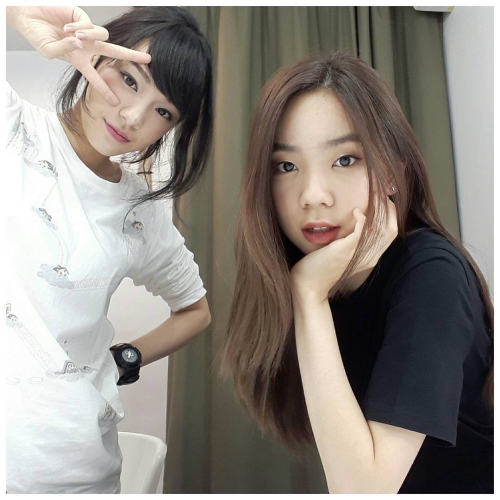
#> input picture imJPG.JPG, 1000 x 1000 px, found by its file name (shown at 1/2 size)
$ python equalization_JPG.py
#> lines starting #> are read from the running program, lines starting #| are printed output that depends on the picture
import cv2
import numpy as np
from matplotlib import pyplot as plt
import scipy.stats as ss

img = cv2.imread('imJPG.jpg',0)
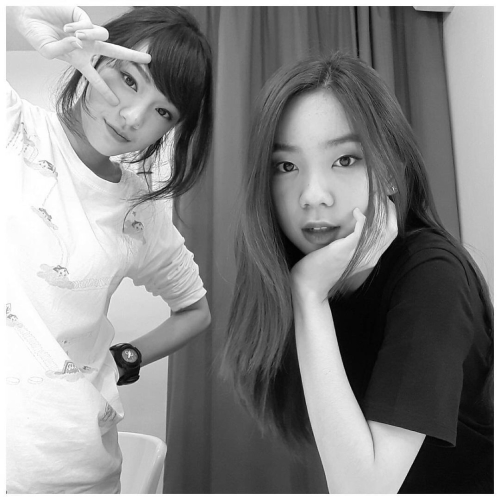
#> img: shape (1000, 1000) (shown at 1/2 size); min 0, max 255, mean 137.9

#BEFORE
his1 = cv2.calcHist([img],[0],None,[256],[0,256])
#> his1 = 256 values, max 36788 at index 255, min 42 at index 0, mean 3906.2
cummu1 = np.cumsum(his1)
#> cummu1 = 256 values from 42 to 1000000
plt.subplot(231), plt.imshow(img,'gray'),plt.title("BEFORE")
plt.subplot(232), plt.plot(his1)
plt.subplot(233), plt.plot(cummu1)

#AFTER
equ = cv2.equalizeHist(img)
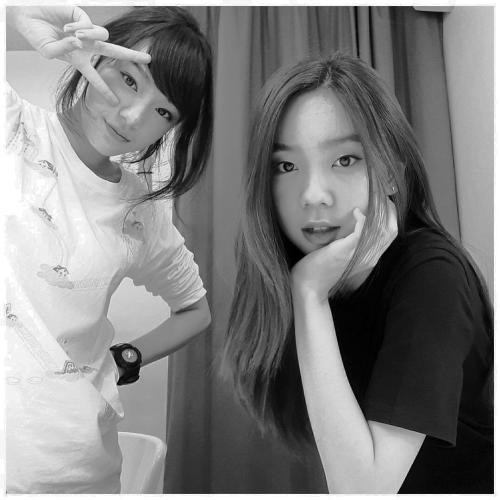
#> equ: shape (1000, 1000) (shown at 1/2 size); min 0, max 255, mean 128.3
his2 = cv2.calcHist([equ],[0],None,[256],[0,256])
#> his2 = 256 values, max 36788 at index 255, min 0 at index 2, mean 3906.2
cummu2 = np.cumsum(his2)
#> cummu2 = 256 values from 1125 to 1000000
plt.subplot(234), plt.imshow(equ,'gray'),plt.title("AFTER")
plt.subplot(235), plt.plot(his2)
plt.subplot(236), plt.plot(cummu2)

plt.show()
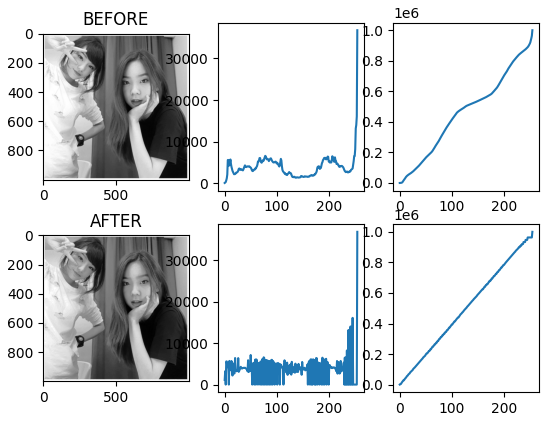
#> figure drawn by matplotlib, 6 panels; panel 2: curve peaks at x = 255, y = 36788; panel 3: curve peaks at x = 255, y = 1000000; panel 5: curve peaks at x = 255, y = 36788; panel 6: curve peaks at x = 255, y = 1000000
